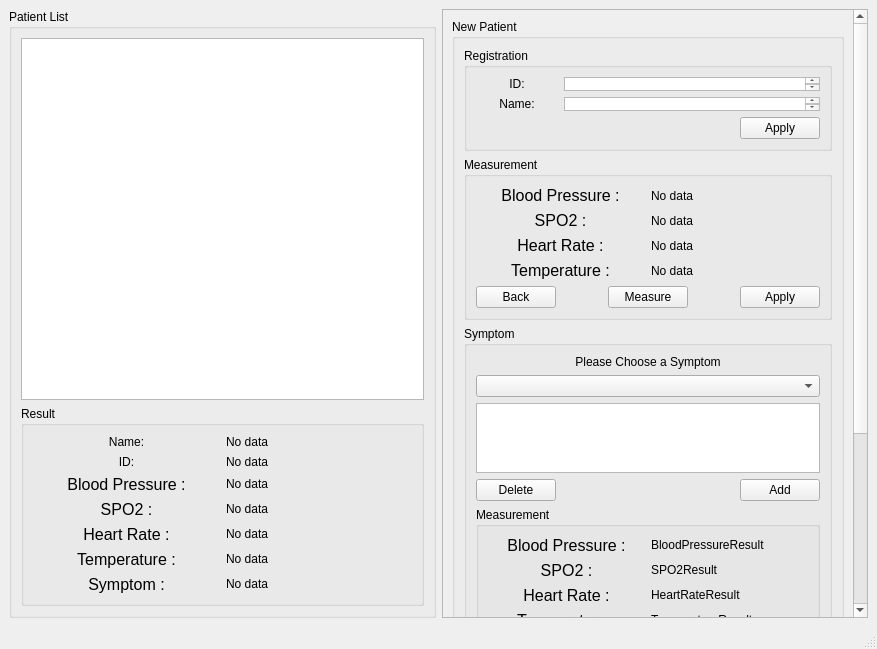
<?xml version="1.0" encoding="UTF-8"?>
<ui version="4.0">
 <class>MainWindow</class>
 <widget class="QMainWindow" name="MainWindow">
  <property name="geometry">
   <rect>
    <x>0</x>
    <y>0</y>
    <width>877</width>
    <height>649</height>
   </rect>
  </property>
  <property name="windowTitle">
   <string>MainWindow</string>
  </property>
  <widget class="QWidget" name="centralwidget">
   <layout class="QHBoxLayout" name="horizontalLayout_4">
    <item>
     <widget class="QGroupBox" name="GroupBox_UserView">
      <property name="title">
       <string>Patient List</string>
      </property>
      <layout class="QVBoxLayout" name="verticalLayout">
       <item>
        <widget class="QListWidget" name="ListView_UserView_UserList"/>
       </item>
       <item>
        <widget class="QGroupBox" name="GroupBox_UserView_Result">
         <property name="enabled">
          <bool>true</bool>
         </property>
         <property name="title">
          <string>Result</string>
         </property>
         <layout class="QVBoxLayout" name="verticalLayout_9">
          <item>
           <layout class="QGridLayout" name="GridLayout_NewUser_Measurement_Input_5">
            <item row="4" column="1">
             <widget class="QLabel" name="Label_UserView_SPO2Result">
              <property name="sizePolicy">
               <sizepolicy hsizetype="Preferred" vsizetype="Maximum">
                <horstretch>0</horstretch>
                <verstretch>0</verstretch>
               </sizepolicy>
              </property>
              <property name="text">
               <string>No data</string>
              </property>
             </widget>
            </item>
            <item row="5" column="0">
             <widget class="QLabel" name="Label_UserView_HeartRate">
              <property name="sizePolicy">
               <sizepolicy hsizetype="Preferred" vsizetype="Minimum">
                <horstretch>0</horstretch>
                <verstretch>0</verstretch>
               </sizepolicy>
              </property>
              <property name="font">
               <font>
                <pointsize>12</pointsize>
               </font>
              </property>
              <property name="text">
               <string>Heart Rate :</string>
              </property>
              <property name="alignment">
               <set>Qt::AlignCenter</set>
              </property>
             </widget>
            </item>
            <item row="3" column="0">
             <widget class="QLabel" name="Label_UserView_BloodPressure">
              <property name="sizePolicy">
               <sizepolicy hsizetype="Preferred" vsizetype="Minimum">
                <horstretch>0</horstretch>
                <verstretch>0</verstretch>
               </sizepolicy>
              </property>
              <property name="font">
               <font>
                <pointsize>12</pointsize>
               </font>
              </property>
              <property name="text">
               <string>Blood Pressure :</string>
              </property>
              <property name="alignment">
               <set>Qt::AlignCenter</set>
              </property>
             </widget>
            </item>
            <item row="1" column="0">
             <widget class="QLabel" name="Label_UserView_ID">
              <property name="sizePolicy">
               <sizepolicy hsizetype="Preferred" vsizetype="Fixed">
                <horstretch>0</horstretch>
                <verstretch>0</verstretch>
               </sizepolicy>
              </property>
              <property name="text">
               <string>ID:</string>
              </property>
              <property name="alignment">
               <set>Qt::AlignCenter</set>
              </property>
             </widget>
            </item>
            <item row="5" column="1">
             <widget class="QLabel" name="Label_UserView_HeartRateResult">
              <property name="sizePolicy">
               <sizepolicy hsizetype="Preferred" vsizetype="Maximum">
                <horstretch>0</horstretch>
                <verstretch>0</verstretch>
               </sizepolicy>
              </property>
              <property name="text">
               <string>No data</string>
              </property>
             </widget>
            </item>
            <item row="7" column="0">
             <widget class="QLabel" name="Label_UserView_Symptom">
              <property name="sizePolicy">
               <sizepolicy hsizetype="Preferred" vsizetype="Minimum">
                <horstretch>0</horstretch>
                <verstretch>0</verstretch>
               </sizepolicy>
              </property>
              <property name="font">
               <font>
                <pointsize>12</pointsize>
               </font>
              </property>
              <property name="text">
               <string>Symptom :</string>
              </property>
              <property name="alignment">
               <set>Qt::AlignCenter</set>
              </property>
             </widget>
            </item>
            <item row="3" column="1">
             <widget class="QLabel" name="Label_UserView_BloodPressureResult">
              <property name="sizePolicy">
               <sizepolicy hsizetype="Preferred" vsizetype="Maximum">
                <horstretch>0</horstretch>
                <verstretch>0</verstretch>
               </sizepolicy>
              </property>
              <property name="text">
               <string>No data</string>
              </property>
             </widget>
            </item>
            <item row="6" column="0">
             <widget class="QLabel" name="Label_UserView_Temperature">
              <property name="sizePolicy">
               <sizepolicy hsizetype="Preferred" vsizetype="Minimum">
                <horstretch>0</horstretch>
                <verstretch>0</verstretch>
               </sizepolicy>
              </property>
              <property name="font">
               <font>
                <pointsize>12</pointsize>
               </font>
              </property>
              <property name="text">
               <string>Temperature :</string>
              </property>
              <property name="alignment">
               <set>Qt::AlignCenter</set>
              </property>
             </widget>
            </item>
            <item row="7" column="1">
             <widget class="QLabel" name="Label_UserView_SymptomResult">
              <property name="sizePolicy">
               <sizepolicy hsizetype="Preferred" vsizetype="Maximum">
                <horstretch>0</horstretch>
                <verstretch>0</verstretch>
               </sizepolicy>
              </property>
              <property name="text">
               <string>No data</string>
              </property>
             </widget>
            </item>
            <item row="6" column="1">
             <widget class="QLabel" name="Label_UserView_TemperatureResult">
              <property name="sizePolicy">
               <sizepolicy hsizetype="Preferred" vsizetype="Maximum">
                <horstretch>0</horstretch>
                <verstretch>0</verstretch>
               </sizepolicy>
              </property>
              <property name="text">
               <string>No data</string>
              </property>
             </widget>
            </item>
            <item row="4" column="0">
             <widget class="QLabel" name="Label_UserView_SPO2">
              <property name="sizePolicy">
               <sizepolicy hsizetype="Preferred" vsizetype="Minimum">
                <horstretch>0</horstretch>
                <verstretch>0</verstretch>
               </sizepolicy>
              </property>
              <property name="font">
               <font>
                <pointsize>12</pointsize>
               </font>
              </property>
              <property name="text">
               <string>SPO2 :</string>
              </property>
              <property name="alignment">
               <set>Qt::AlignCenter</set>
              </property>
             </widget>
            </item>
            <item row="0" column="0">
             <widget class="QLabel" name="Label_UserView_Name">
              <property name="sizePolicy">
               <sizepolicy hsizetype="Preferred" vsizetype="Fixed">
                <horstretch>0</horstretch>
                <verstretch>0</verstretch>
               </sizepolicy>
              </property>
              <property name="text">
               <string>Name:</string>
              </property>
              <property name="alignment">
               <set>Qt::AlignCenter</set>
              </property>
             </widget>
            </item>
            <item row="0" column="1">
             <widget class="QLabel" name="Label_UserView_NameResult">
              <property name="sizePolicy">
               <sizepolicy hsizetype="Preferred" vsizetype="Maximum">
                <horstretch>0</horstretch>
                <verstretch>0</verstretch>
               </sizepolicy>
              </property>
              <property name="text">
               <string>No data</string>
              </property>
             </widget>
            </item>
            <item row="1" column="1">
             <widget class="QLabel" name="Label_UserView_IDResult">
              <property name="sizePolicy">
               <sizepolicy hsizetype="Preferred" vsizetype="Maximum">
                <horstretch>0</horstretch>
                <verstretch>0</verstretch>
               </sizepolicy>
              </property>
              <property name="text">
               <string>No data</string>
              </property>
             </widget>
            </item>
           </layout>
          </item>
         </layout>
        </widget>
       </item>
      </layout>
     </widget>
    </item>
    <item>
     <widget class="QScrollArea" name="scrollArea">
      <property name="widgetResizable">
       <bool>true</bool>
      </property>
      <widget class="QWidget" name="scrollAreaWidgetContents">
       <property name="geometry">
        <rect>
         <x>0</x>
         <y>-364</y>
         <width>410</width>
         <height>950</height>
        </rect>
       </property>
       <layout class="QHBoxLayout" name="horizontalLayout_5">
        <item>
         <widget class="QGroupBox" name="GroupBox_NewUser">
          <property name="title">
           <string>New Patient</string>
          </property>
          <layout class="QVBoxLayout" name="verticalLayout_2">
           <item>
            <widget class="QGroupBox" name="GroupBox_NewUser_Registration">
             <property name="enabled">
              <bool>true</bool>
             </property>
             <property name="title">
              <string>Registration</string>
             </property>
             <layout class="QVBoxLayout" name="verticalLayout_4">
              <item>
               <layout class="QVBoxLayout" name="verticalLayout_3">
                <item>
                 <layout class="QGridLayout" name="GridLayout_NewUser_Information_Input">
                  <property name="sizeConstraint">
                   <enum>QLayout::SetDefaultConstraint</enum>
                  </property>
                  <property name="leftMargin">
                   <number>0</number>
                  </property>
                  <item row="0" column="0">
                   <widget class="QLabel" name="Label_NewUser_ID">
                    <property name="sizePolicy">
                     <sizepolicy hsizetype="Preferred" vsizetype="Fixed">
                      <horstretch>0</horstretch>
                      <verstretch>0</verstretch>
                     </sizepolicy>
                    </property>
                    <property name="text">
                     <string>ID:</string>
                    </property>
                    <property name="alignment">
                     <set>Qt::AlignCenter</set>
                    </property>
                   </widget>
                  </item>
                  <item row="0" column="1">
                   <widget class="QTextEdit" name="TextEdit_NewUser_ID">
                    <property name="sizePolicy">
                     <sizepolicy hsizetype="Preferred" vsizetype="Ignored">
                      <horstretch>0</horstretch>
                      <verstretch>0</verstretch>
                     </sizepolicy>
                    </property>
                   </widget>
                  </item>
                  <item row="1" column="0">
                   <widget class="QLabel" name="Label_NewUser_Name">
                    <property name="sizePolicy">
                     <sizepolicy hsizetype="Preferred" vsizetype="Fixed">
                      <horstretch>0</horstretch>
                      <verstretch>0</verstretch>
                     </sizepolicy>
                    </property>
                    <property name="text">
                     <string>Name:</string>
                    </property>
                    <property name="alignment">
                     <set>Qt::AlignCenter</set>
                    </property>
                   </widget>
                  </item>
                  <item row="1" column="1">
                   <widget class="QTextEdit" name="TextEdit_NewUser_Name">
                    <property name="sizePolicy">
                     <sizepolicy hsizetype="Preferred" vsizetype="Ignored">
                      <horstretch>0</horstretch>
                      <verstretch>0</verstretch>
                     </sizepolicy>
                    </property>
                    <property name="acceptDrops">
                     <bool>false</bool>
                    </property>
                   </widget>
                  </item>
                 </layout>
                </item>
                <item>
                 <layout class="QHBoxLayout" name="horizontalLayout">
                  <item>
                   <spacer name="horizontalSpacer">
                    <property name="orientation">
                     <enum>Qt::Horizontal</enum>
                    </property>
                    <property name="sizeHint" stdset="0">
                     <size>
                      <width>40</width>
                      <height>20</height>
                     </size>
                    </property>
                   </spacer>
                  </item>
                  <item>
                   <widget class="QPushButton" name="Button_NewUserNext">
                    <property name="sizePolicy">
                     <sizepolicy hsizetype="Minimum" vsizetype="Maximum">
                      <horstretch>0</horstretch>
                      <verstretch>0</verstretch>
                     </sizepolicy>
                    </property>
                    <property name="text">
                     <string>Apply</string>
                    </property>
                   </widget>
                  </item>
                 </layout>
                </item>
               </layout>
              </item>
             </layout>
            </widget>
           </item>
           <item>
            <widget class="QGroupBox" name="GroupBox_NewUser_Measurement">
             <property name="enabled">
              <bool>true</bool>
             </property>
             <property name="title">
              <string>Measurement</string>
             </property>
             <layout class="QVBoxLayout" name="verticalLayout_5">
              <item>
               <layout class="QGridLayout" name="GridLayout_NewUser_Measurement_Input_2">
                <item row="1" column="0">
                 <widget class="QLabel" name="Label_NewUser_Measurement_SPO2">
                  <property name="sizePolicy">
                   <sizepolicy hsizetype="Preferred" vsizetype="Maximum">
                    <horstretch>0</horstretch>
                    <verstretch>0</verstretch>
                   </sizepolicy>
                  </property>
                  <property name="font">
                   <font>
                    <pointsize>12</pointsize>
                   </font>
                  </property>
                  <property name="text">
                   <string>SPO2 :</string>
                  </property>
                  <property name="alignment">
                   <set>Qt::AlignCenter</set>
                  </property>
                 </widget>
                </item>
                <item row="3" column="0">
                 <widget class="QLabel" name="Label_NewUser_Measurement_Temperature">
                  <property name="sizePolicy">
                   <sizepolicy hsizetype="Minimum" vsizetype="Maximum">
                    <horstretch>0</horstretch>
                    <verstretch>0</verstretch>
                   </sizepolicy>
                  </property>
                  <property name="font">
                   <font>
                    <pointsize>12</pointsize>
                   </font>
                  </property>
                  <property name="text">
                   <string>Temperature :</string>
                  </property>
                  <property name="alignment">
                   <set>Qt::AlignCenter</set>
                  </property>
                 </widget>
                </item>
                <item row="0" column="0">
                 <widget class="QLabel" name="Label_NewUser_Measurement_BloodPressure">
                  <property name="sizePolicy">
                   <sizepolicy hsizetype="Preferred" vsizetype="Maximum">
                    <horstretch>0</horstretch>
                    <verstretch>0</verstretch>
                   </sizepolicy>
                  </property>
                  <property name="font">
                   <font>
                    <pointsize>12</pointsize>
                   </font>
                  </property>
                  <property name="text">
                   <string>Blood Pressure :</string>
                  </property>
                  <property name="alignment">
                   <set>Qt::AlignCenter</set>
                  </property>
                 </widget>
                </item>
                <item row="2" column="0">
                 <widget class="QLabel" name="Label_NewUser_Measurement_HeartRate">
                  <property name="sizePolicy">
                   <sizepolicy hsizetype="Preferred" vsizetype="Maximum">
                    <horstretch>0</horstretch>
                    <verstretch>0</verstretch>
                   </sizepolicy>
                  </property>
                  <property name="font">
                   <font>
                    <pointsize>12</pointsize>
                   </font>
                  </property>
                  <property name="text">
                   <string>Heart Rate :</string>
                  </property>
                  <property name="alignment">
                   <set>Qt::AlignCenter</set>
                  </property>
                 </widget>
                </item>
                <item row="1" column="1">
                 <widget class="QLabel" name="Label_NewUser_Measurement_SPO2Result">
                  <property name="text">
                   <string>No data</string>
                  </property>
                 </widget>
                </item>
                <item row="2" column="1">
                 <widget class="QLabel" name="Label_NewUser_Measurement_HeartRateResult">
                  <property name="text">
                   <string>No data</string>
                  </property>
                 </widget>
                </item>
                <item row="3" column="1">
                 <widget class="QLabel" name="Label_NewUser_Measurement_TemperatureResult">
                  <property name="text">
                   <string>No data</string>
                  </property>
                 </widget>
                </item>
                <item row="0" column="1">
                 <widget class="QLabel" name="Label_NewUser_Measurement_BloodPressureResult">
                  <property name="text">
                   <string>No data</string>
                  </property>
                 </widget>
                </item>
               </layout>
              </item>
              <item>
               <layout class="QHBoxLayout" name="horizontalLayout_2">
                <item>
                 <widget class="QPushButton" name="Button_NewUser_Measurement_Back">
                  <property name="text">
                   <string>Back</string>
                  </property>
                 </widget>
                </item>
                <item>
                 <spacer name="horizontalSpacer_5">
                  <property name="orientation">
                   <enum>Qt::Horizontal</enum>
                  </property>
                  <property name="sizeHint" stdset="0">
                   <size>
                    <width>40</width>
                    <height>20</height>
                   </size>
                  </property>
                 </spacer>
                </item>
                <item>
                 <widget class="QPushButton" name="Button_NewUser_Measurement_StartMeasure">
                  <property name="text">
                   <string>Measure</string>
                  </property>
                 </widget>
                </item>
                <item>
                 <spacer name="horizontalSpacer_2">
                  <property name="orientation">
                   <enum>Qt::Horizontal</enum>
                  </property>
                  <property name="sizeHint" stdset="0">
                   <size>
                    <width>40</width>
                    <height>20</height>
                   </size>
                  </property>
                 </spacer>
                </item>
                <item>
                 <widget class="QPushButton" name="Button_NewUser_Measurement_Next">
                  <property name="sizePolicy">
                   <sizepolicy hsizetype="Minimum" vsizetype="Maximum">
                    <horstretch>0</horstretch>
                    <verstretch>0</verstretch>
                   </sizepolicy>
                  </property>
                  <property name="text">
                   <string>Apply</string>
                  </property>
                 </widget>
                </item>
               </layout>
              </item>
             </layout>
            </widget>
           </item>
           <item>
            <widget class="QGroupBox" name="GroupBox_NewUser_Symptom">
             <property name="enabled">
              <bool>true</bool>
             </property>
             <property name="title">
              <string>Symptom</string>
             </property>
             <layout class="QVBoxLayout" name="verticalLayout_7">
              <item>
               <widget class="QLabel" name="Label_Symptom_List_Notification">
                <property name="sizePolicy">
                 <sizepolicy hsizetype="Preferred" vsizetype="Maximum">
                  <horstretch>0</horstretch>
                  <verstretch>0</verstretch>
                 </sizepolicy>
                </property>
                <property name="text">
                 <string>Please Choose a Symptom</string>
                </property>
                <property name="alignment">
                 <set>Qt::AlignCenter</set>
                </property>
               </widget>
              </item>
              <item>
               <widget class="QComboBox" name="ComboBox_Symptom_List">
                <property name="sizePolicy">
                 <sizepolicy hsizetype="Preferred" vsizetype="Maximum">
                  <horstretch>0</horstretch>
                  <verstretch>0</verstretch>
                 </sizepolicy>
                </property>
                <property name="editable">
                 <bool>false</bool>
                </property>
                <property name="currentText">
                 <string/>
                </property>
               </widget>
              </item>
              <item>
               <widget class="QListWidget" name="ListWidget_NewUser_Symptom_List"/>
              </item>
              <item>
               <layout class="QHBoxLayout" name="horizontalLayout_7">
                <item>
                 <widget class="QPushButton" name="Button_NewUser_Symptom_Delete">
                  <property name="text">
                   <string>Delete</string>
                  </property>
                 </widget>
                </item>
                <item>
                 <spacer name="horizontalSpacer_4">
                  <property name="orientation">
                   <enum>Qt::Horizontal</enum>
                  </property>
                  <property name="sizeHint" stdset="0">
                   <size>
                    <width>40</width>
                    <height>20</height>
                   </size>
                  </property>
                 </spacer>
                </item>
                <item>
                 <widget class="QPushButton" name="Button_NewUser_Symptom_Add">
                  <property name="text">
                   <string>Add</string>
                  </property>
                 </widget>
                </item>
               </layout>
              </item>
              <item>
               <widget class="QGroupBox" name="GroupBox_NewUser_Symptom_Measurement">
                <property name="enabled">
                 <bool>true</bool>
                </property>
                <property name="title">
                 <string>Measurement</string>
                </property>
                <layout class="QVBoxLayout" name="verticalLayout_6">
                 <item>
                  <layout class="QGridLayout" name="GridLayout_NewUser_Measurement_Input_3">
                   <item row="3" column="1">
                    <widget class="QLabel" name="Label_NewUser_Symptom_TemperatureResult">
                     <property name="sizePolicy">
                      <sizepolicy hsizetype="Preferred" vsizetype="Maximum">
                       <horstretch>0</horstretch>
                       <verstretch>0</verstretch>
                      </sizepolicy>
                     </property>
                     <property name="text">
                      <string>TemperatureResult</string>
                     </property>
                    </widget>
                   </item>
                   <item row="2" column="0">
                    <widget class="QLabel" name="Label_NewUser_Symptom_HeartRate">
                     <property name="sizePolicy">
                      <sizepolicy hsizetype="Preferred" vsizetype="Minimum">
                       <horstretch>0</horstretch>
                       <verstretch>0</verstretch>
                      </sizepolicy>
                     </property>
                     <property name="font">
                      <font>
                       <pointsize>12</pointsize>
                      </font>
                     </property>
                     <property name="text">
                      <string>Heart Rate :</string>
                     </property>
                     <property name="alignment">
                      <set>Qt::AlignCenter</set>
                     </property>
                    </widget>
                   </item>
                   <item row="0" column="1">
                    <widget class="QLabel" name="Label_NewUser_Symptom_BloodPressureResult">
                     <property name="sizePolicy">
                      <sizepolicy hsizetype="Preferred" vsizetype="Maximum">
                       <horstretch>0</horstretch>
                       <verstretch>0</verstretch>
                      </sizepolicy>
                     </property>
                     <property name="text">
                      <string>BloodPressureResult</string>
                     </property>
                    </widget>
                   </item>
                   <item row="3" column="0">
                    <widget class="QLabel" name="Label_NewUser_Symptom_Temperature">
                     <property name="sizePolicy">
                      <sizepolicy hsizetype="Minimum" vsizetype="Minimum">
                       <horstretch>0</horstretch>
                       <verstretch>0</verstretch>
                      </sizepolicy>
                     </property>
                     <property name="font">
                      <font>
                       <pointsize>12</pointsize>
                      </font>
                     </property>
                     <property name="text">
                      <string>Temperature :</string>
                     </property>
                     <property name="alignment">
                      <set>Qt::AlignCenter</set>
                     </property>
                    </widget>
                   </item>
                   <item row="2" column="1">
                    <widget class="QLabel" name="Label_NewUser_Symptom_HeartRateResult">
                     <property name="sizePolicy">
                      <sizepolicy hsizetype="Preferred" vsizetype="Maximum">
                       <horstretch>0</horstretch>
                       <verstretch>0</verstretch>
                      </sizepolicy>
                     </property>
                     <property name="text">
                      <string>HeartRateResult</string>
                     </property>
                    </widget>
                   </item>
                   <item row="1" column="0">
                    <widget class="QLabel" name="Label_NewUser_Symptom_SPO2">
                     <property name="sizePolicy">
                      <sizepolicy hsizetype="Preferred" vsizetype="Minimum">
                       <horstretch>0</horstretch>
                       <verstretch>0</verstretch>
                      </sizepolicy>
                     </property>
                     <property name="font">
                      <font>
                       <pointsize>12</pointsize>
                      </font>
                     </property>
                     <property name="text">
                      <string>SPO2 :</string>
                     </property>
                     <property name="alignment">
                      <set>Qt::AlignCenter</set>
                     </property>
                    </widget>
                   </item>
                   <item row="1" column="1">
                    <widget class="QLabel" name="Label_NewUser_Symptom_SPO2Result">
                     <property name="sizePolicy">
                      <sizepolicy hsizetype="Preferred" vsizetype="Maximum">
                       <horstretch>0</horstretch>
                       <verstretch>0</verstretch>
                      </sizepolicy>
                     </property>
                     <property name="text">
                      <string>SPO2Result</string>
                     </property>
                    </widget>
                   </item>
                   <item row="0" column="0">
                    <widget class="QLabel" name="Label_NewUser_Symptom_BloodPressure">
                     <property name="sizePolicy">
                      <sizepolicy hsizetype="Preferred" vsizetype="Minimum">
                       <horstretch>0</horstretch>
                       <verstretch>0</verstretch>
                      </sizepolicy>
                     </property>
                     <property name="font">
                      <font>
                       <pointsize>12</pointsize>
                      </font>
                     </property>
                     <property name="text">
                      <string>Blood Pressure :</string>
                     </property>
                     <property name="alignment">
                      <set>Qt::AlignCenter</set>
                     </property>
                    </widget>
                   </item>
                  </layout>
                 </item>
                 <item>
                  <layout class="QHBoxLayout" name="horizontalLayout_3">
                   <item>
                    <widget class="QPushButton" name="Button_NewUser_Symptom_Back">
                     <property name="text">
                      <string>Back</string>
                     </property>
                    </widget>
                   </item>
                   <item>
                    <spacer name="horizontalSpacer_3">
                     <property name="orientation">
                      <enum>Qt::Horizontal</enum>
                     </property>
                     <property name="sizeType">
                      <enum>QSizePolicy::MinimumExpanding</enum>
                     </property>
                     <property name="sizeHint" stdset="0">
                      <size>
                       <width>40</width>
                       <height>20</height>
                      </size>
                     </property>
                    </spacer>
                   </item>
                   <item>
                    <widget class="QPushButton" name="Button_NewUser_Symptom_Next">
                     <property name="sizePolicy">
                      <sizepolicy hsizetype="Minimum" vsizetype="Maximum">
                       <horstretch>0</horstretch>
                       <verstretch>0</verstretch>
                      </sizepolicy>
                     </property>
                     <property name="text">
                      <string>Register</string>
                     </property>
                    </widget>
                   </item>
                  </layout>
                 </item>
                </layout>
               </widget>
              </item>
             </layout>
            </widget>
           </item>
           <item>
            <widget class="QGroupBox" name="GroupBox_NewUser_Result">
             <property name="enabled">
              <bool>true</bool>
             </property>
             <property name="title">
              <string>Result</string>
             </property>
             <layout class="QVBoxLayout" name="verticalLayout_8">
              <item>
               <layout class="QGridLayout" name="GridLayout_NewUser_Measurement_Input_4">
                <item row="1" column="1">
                 <widget class="QLabel" name="Label_NewUser_Result_SPO2Result">
                  <property name="sizePolicy">
                   <sizepolicy hsizetype="Preferred" vsizetype="Maximum">
                    <horstretch>0</horstretch>
                    <verstretch>0</verstretch>
                   </sizepolicy>
                  </property>
                  <property name="text">
                   <string>SPO2Result</string>
                  </property>
                 </widget>
                </item>
                <item row="1" column="0">
                 <widget class="QLabel" name="Label_NewUser_Result_SPO2">
                  <property name="sizePolicy">
                   <sizepolicy hsizetype="Preferred" vsizetype="Minimum">
                    <horstretch>0</horstretch>
                    <verstretch>0</verstretch>
                   </sizepolicy>
                  </property>
                  <property name="font">
                   <font>
                    <pointsize>12</pointsize>
                   </font>
                  </property>
                  <property name="text">
                   <string>SPO2 :</string>
                  </property>
                  <property name="alignment">
                   <set>Qt::AlignCenter</set>
                  </property>
                 </widget>
                </item>
                <item row="2" column="0">
                 <widget class="QLabel" name="Label_NewUser_Result_HeartRate">
                  <property name="sizePolicy">
                   <sizepolicy hsizetype="Preferred" vsizetype="Minimum">
                    <horstretch>0</horstretch>
                    <verstretch>0</verstretch>
                   </sizepolicy>
                  </property>
                  <property name="font">
                   <font>
                    <pointsize>12</pointsize>
                   </font>
                  </property>
                  <property name="text">
                   <string>Heart Rate :</string>
                  </property>
                  <property name="alignment">
                   <set>Qt::AlignCenter</set>
                  </property>
                 </widget>
                </item>
                <item row="3" column="0">
                 <widget class="QLabel" name="Label_NewUser_Result_Temperature">
                  <property name="sizePolicy">
                   <sizepolicy hsizetype="Preferred" vsizetype="Minimum">
                    <horstretch>0</horstretch>
                    <verstretch>0</verstretch>
                   </sizepolicy>
                  </property>
                  <property name="font">
                   <font>
                    <pointsize>12</pointsize>
                   </font>
                  </property>
                  <property name="text">
                   <string>Temperature :</string>
                  </property>
                  <property name="alignment">
                   <set>Qt::AlignCenter</set>
                  </property>
                 </widget>
                </item>
                <item row="0" column="0">
                 <widget class="QLabel" name="Label_NewUser_Result_BloodPressure">
                  <property name="sizePolicy">
                   <sizepolicy hsizetype="Preferred" vsizetype="Minimum">
                    <horstretch>0</horstretch>
                    <verstretch>0</verstretch>
                   </sizepolicy>
                  </property>
                  <property name="font">
                   <font>
                    <pointsize>12</pointsize>
                   </font>
                  </property>
                  <property name="text">
                   <string>Blood Pressure :</string>
                  </property>
                  <property name="alignment">
                   <set>Qt::AlignCenter</set>
                  </property>
                 </widget>
                </item>
                <item row="3" column="1">
                 <widget class="QLabel" name="Label_NewUser_Result_TemperatureResult">
                  <property name="sizePolicy">
                   <sizepolicy hsizetype="Preferred" vsizetype="Maximum">
                    <horstretch>0</horstretch>
                    <verstretch>0</verstretch>
                   </sizepolicy>
                  </property>
                  <property name="text">
                   <string>TemperatureResult</string>
                  </property>
                 </widget>
                </item>
                <item row="2" column="1">
                 <widget class="QLabel" name="Label_NewUser_Result_HeartRateResult">
                  <property name="sizePolicy">
                   <sizepolicy hsizetype="Preferred" vsizetype="Maximum">
                    <horstretch>0</horstretch>
                    <verstretch>0</verstretch>
                   </sizepolicy>
                  </property>
                  <property name="text">
                   <string>HeartRateResult</string>
                  </property>
                 </widget>
                </item>
                <item row="0" column="1">
                 <widget class="QLabel" name="Label_NewUser_Result_BloodPressureResult">
                  <property name="sizePolicy">
                   <sizepolicy hsizetype="Preferred" vsizetype="Maximum">
                    <horstretch>0</horstretch>
                    <verstretch>0</verstretch>
                   </sizepolicy>
                  </property>
                  <property name="text">
                   <string>BloodPressureResult</string>
                  </property>
                 </widget>
                </item>
                <item row="4" column="0">
                 <widget class="QLabel" name="Label_NewUser_Result_Symptom">
                  <property name="sizePolicy">
                   <sizepolicy hsizetype="Preferred" vsizetype="Minimum">
                    <horstretch>0</horstretch>
                    <verstretch>0</verstretch>
                   </sizepolicy>
                  </property>
                  <property name="font">
                   <font>
                    <pointsize>12</pointsize>
                   </font>
                  </property>
                  <property name="text">
                   <string>Symptom :</string>
                  </property>
                  <property name="alignment">
                   <set>Qt::AlignCenter</set>
                  </property>
                 </widget>
                </item>
                <item row="4" column="1">
                 <widget class="QLabel" name="Label_NewUser_Result_SymptomResult">
                  <property name="sizePolicy">
                   <sizepolicy hsizetype="Preferred" vsizetype="Maximum">
                    <horstretch>0</horstretch>
                    <verstretch>0</verstretch>
                   </sizepolicy>
                  </property>
                  <property name="text">
                   <string>SymptomResult</string>
                  </property>
                 </widget>
                </item>
               </layout>
              </item>
             </layout>
            </widget>
           </item>
           <item>
            <spacer name="verticalSpacer">
             <property name="orientation">
              <enum>Qt::Vertical</enum>
             </property>
             <property name="sizeHint" stdset="0">
              <size>
               <width>20</width>
               <height>40</height>
              </size>
             </property>
            </spacer>
           </item>
          </layout>
         </widget>
        </item>
       </layout>
      </widget>
     </widget>
    </item>
   </layout>
  </widget>
  <widget class="QMenuBar" name="menubar">
   <property name="geometry">
    <rect>
     <x>0</x>
     <y>0</y>
     <width>877</width>
     <height>21</height>
    </rect>
   </property>
  </widget>
  <widget class="QStatusBar" name="statusbar"/>
 </widget>
 <resources/>
 <connections/>
</ui>
